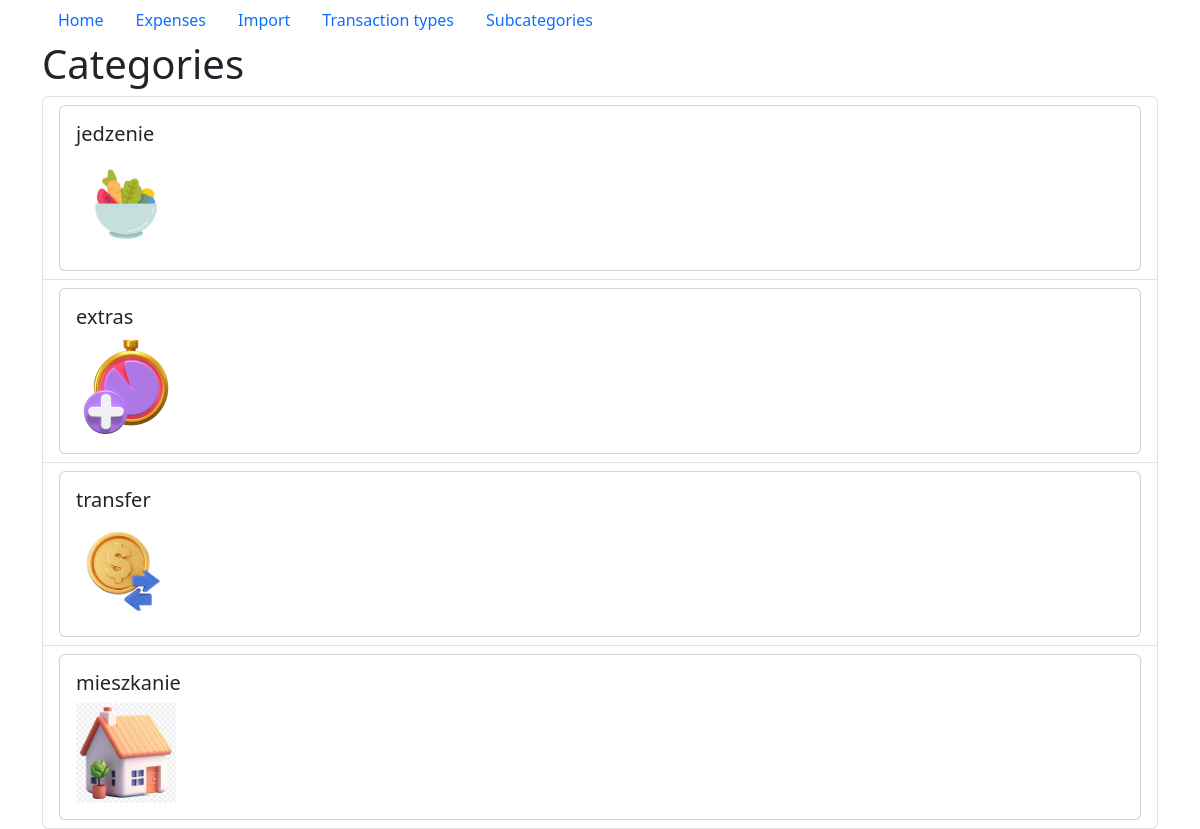
The app's page /expenses/categories/ with its own data.
### expenses/models.py (models this page shows, shortened)
class Category(models.Model):
    name = models.CharField(max_length=255)
    slug = models.SlugField(max_length=255, unique=True)
    image = models.ImageField(upload_to="category_covers", default='category_covers/default.png')
    created_at = models.DateTimeField(auto_now_add=True)
    updated_at = models.DateTimeField(auto_now=True)
    class Meta:
        verbose_name_plural = "categories"

### expenses/views.py (the view)
# urls.py: path('categories/', views.category_all, name='categories'),
def category_all(request):
    categories = models.Category.objects.all()
    context = {"categories": categories}
    return render(request, "expenses/categories_list.html", context)

### templates/expenses/categories_list.html (shortened to what this page needs)
{% extends "base.html" %}
{% block page_content %}
<h1>Categories</h1>
<ul class="list-group">
    {% for category in categories %}
    <li class="list-group-item">
        <div class="card">
            <div class="card-body">
                <h5 class="card-title">{{ category.name }}</h5>
                <img src="{{ category.image.url }}" alt="{{ category.name }}" width="100" height="100">
            </div>
        </div>
    </li>
    {% endfor %}
</ul>
{% endblock page_content %}

### records on screen
Category: name "jedzenie", image (picture)
Category: name "extras", image (picture)
Category: name "transfer", image (picture)
Category: name "mieszkanie", image (picture)
